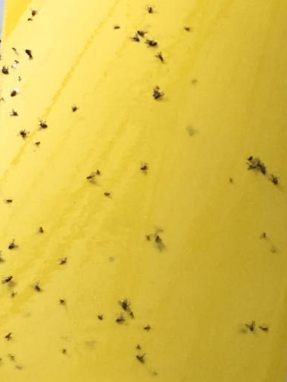
#> input picture picture/cangtest0.png, 287 x 382 px
$ python sample2_.py
#> lines starting #> are read from the running program, lines starting #| are printed output that depends on the picture
#coding=utf-8
#展示样本图片
from PIL import Image
import matplotlib.pyplot as plt

from matplotlib.font_manager import FontProperties
font = FontProperties(fname=r"c:\windows\fonts\SimSun.ttc", size=20)


path = "./picture"

cang = Image.open(path+'/cangtest0.png')
#> cang is the input picture: PIL image 287x382 RGBA; mean R, G, B, A 219.4, 191.5, 69.1, 255
cang1 = Image.open(path+'/ttt.png')
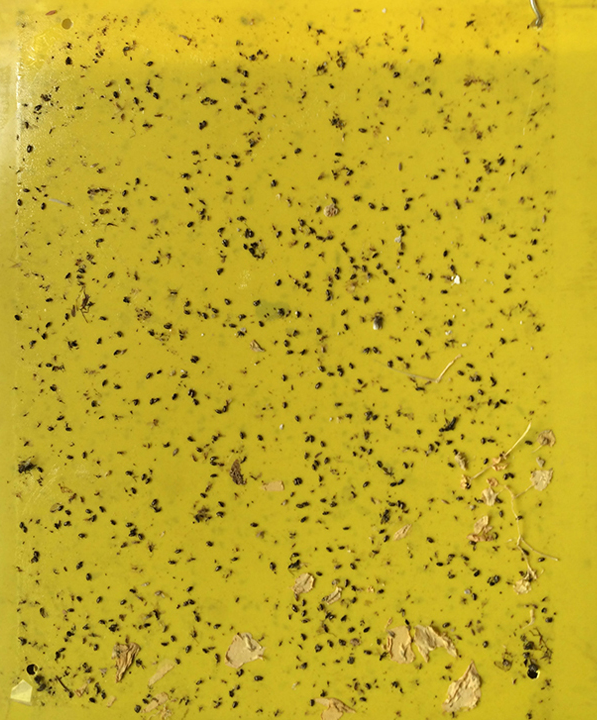
#> input picture picture/ttt.png, 597 x 720 px
#> cang1 is the input picture: PIL image 597x720 RGBA; mean R, G, B, A 193.2, 170.2, 39.2, 255
ricetest = Image.open(path+'/ricetest.png')
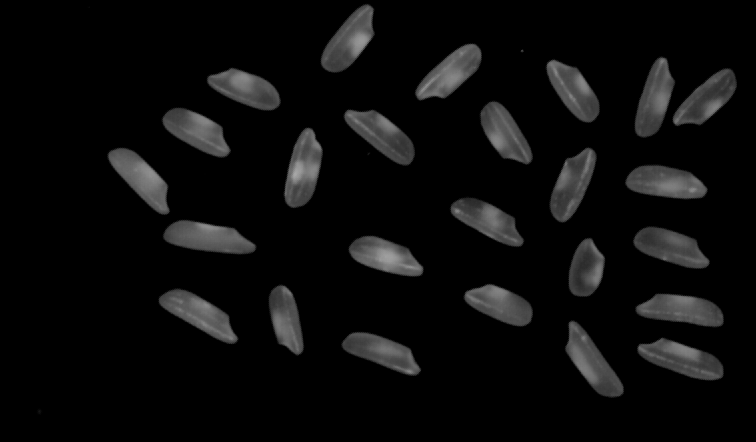
#> input picture picture/ricetest.png, 756 x 442 px
#> ricetest is the input picture: PIL image 756x442 RGBA; mean R, G, B, A 12.3, 12.3, 12.3, 255

plt.subplot(1,3,1)
plt.title(u'粘板局部',fontproperties=font)
plt.imshow(cang)
plt.axis('off')     #不显示坐标尺寸

plt.subplot(1,3,2)
plt.title(u'粘板整体',fontproperties=font)   #第三幅图片标题
plt.imshow(cang1)
plt.axis('off')     #不显示坐标尺寸

plt.subplot(1,3,3)
plt.title(u'大米测试样本',fontproperties=font)   #第三幅图片标题
plt.imshow(ricetest)
plt.axis('off')     #不显示坐标尺寸

plt.show()
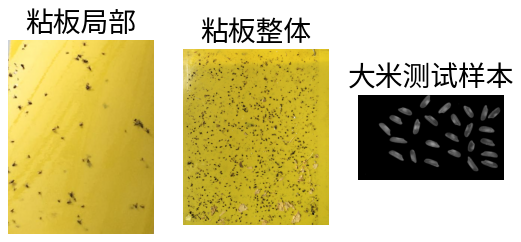
#> figure drawn by matplotlib, 3 panels
